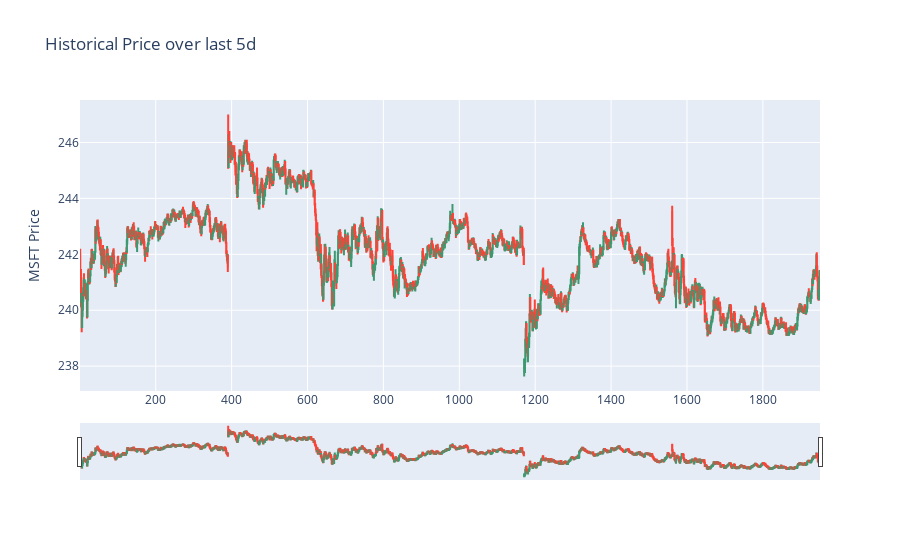

The code cell stored with this chart in its notebook:
### Code cell
high_list = historical_json['chart']['result'][0]['indicators']['quote'][0]['high']
low_list = historical_json['chart']['result'][0]['indicators']['quote'][0]['low']
open_list = historical_json['chart']['result'][0]['indicators']['quote'][0]['open']
close_list = historical_json['chart']['result'][0]['indicators']['quote'][0]['close']
candle_dict = {
        "Day": day_list, 
        "Price Open": open_list, 
        "Price High": high_list,
        "Price Low": low_list,
        "Price Close": close_list}
candle_df = pd.DataFrame.from_dict(candle_dict)
fig = go.Figure(data=[go.Candlestick(x=candle_df['Day'],
                open=candle_df['Price Open'],
                high=candle_df['Price High'],
                low=candle_df['Price Low'],
                close=candle_df['Price Close'])
                ])
fig.update_layout(
    title=f'Historical Price over last {range}',
    yaxis_title=f'{stock} Price'
)
fig.show()

### Figure 1 — Plotly figure (JSON) as saved in the notebook; plotly's stock layout.template omitted (floating-point values rounded to 4 significant figures; data arrays with more than 128 entries replaced by an {"elided": "..."} marker saying what was removed)
{"data": [{"close": {"elided": "1950 float values"}, "high": {"elided": "1950 float values"}, "low": {"elided": "1950 float values"}, "open": {"elided": "1950 float values"}, "type": "candlestick", "x": {"elided": "1950 int values"}}], "layout": {"title": {"text": "Historical Price over last 5d"}, "yaxis": {"title": {"text": "MSFT Price"}}}}
